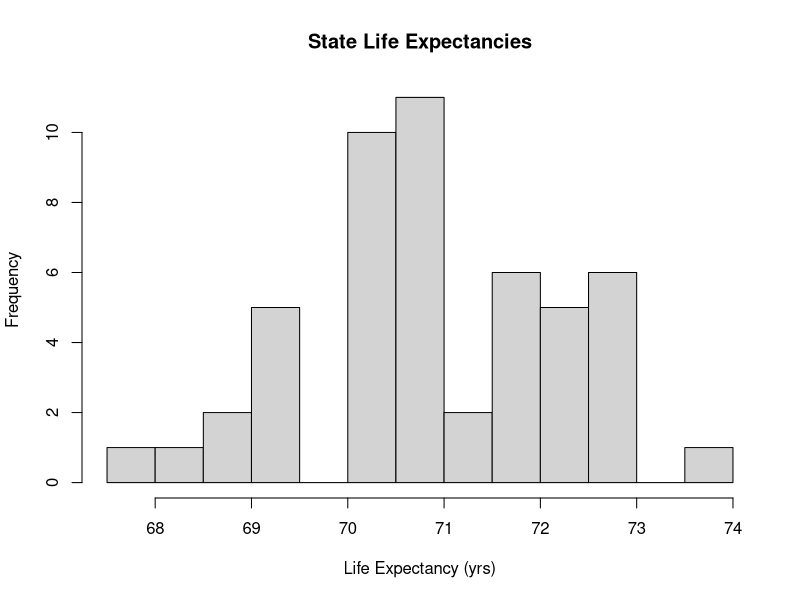
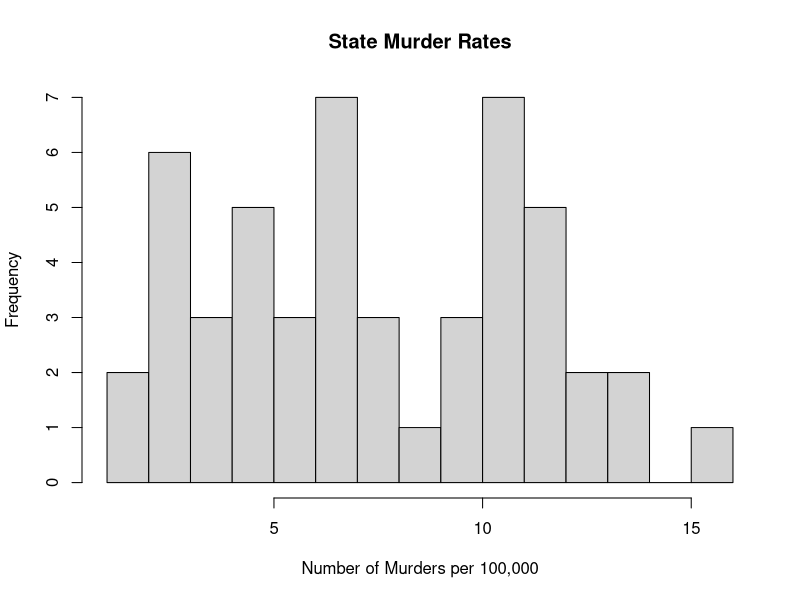
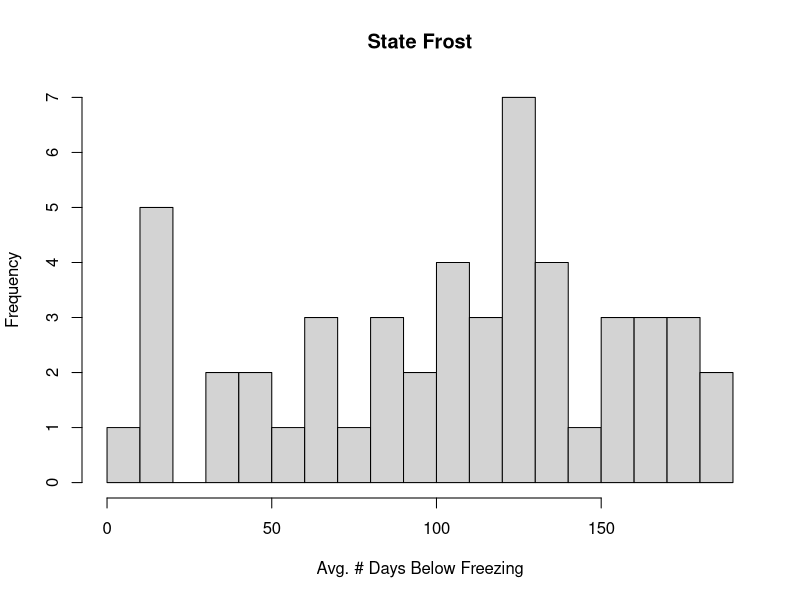
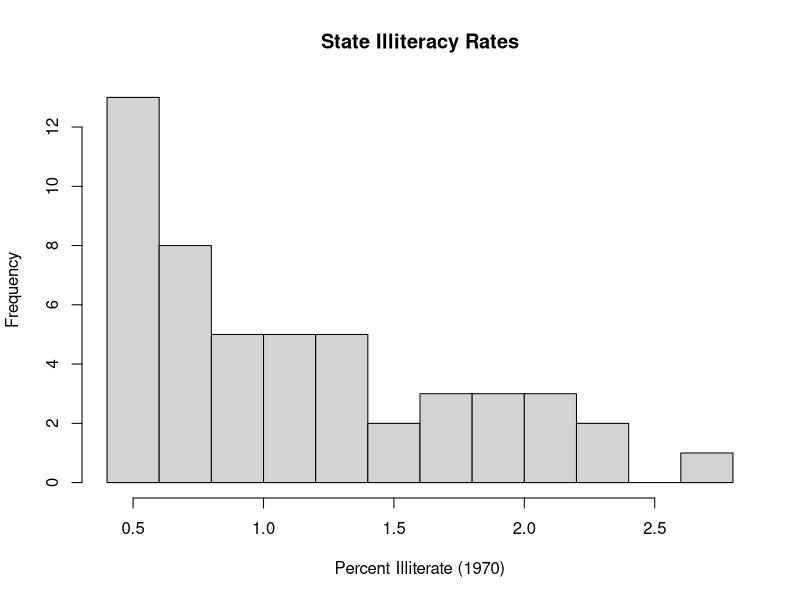
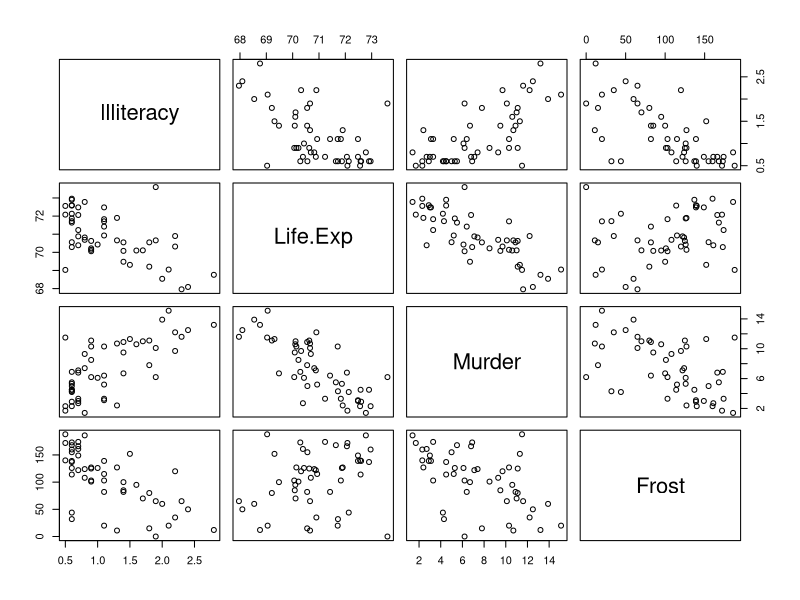
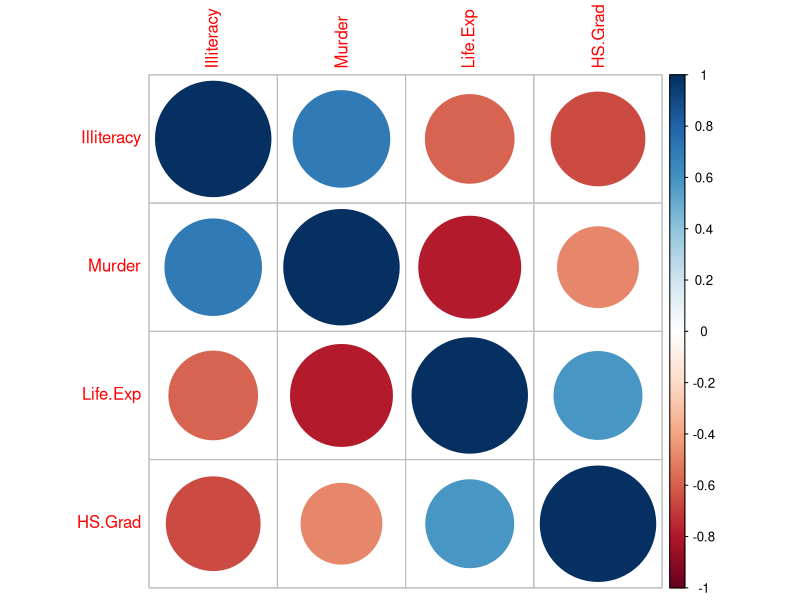

The R script that drew these images, in order: (Note: this script raises an error after producing the figures.)
# Working with state.x77 data; make it a data frame
state.x77
dat <- data.frame(state.x77)

# Examine the univariate distribution of the outcome variable
hist(dat$Life.Exp, 
     breaks = 15,
     xlab = "Life Expectancy (yrs)", 
     main = "State Life Expectancies")
# And predictor variables
hist(dat$Murder, 
     breaks = 15,
     xlab = "Number of Murders per 100,000", 
     main = "State Murder Rates")
hist(dat$Frost, 
     breaks = 15,
     xlab = "Avg. # Days Below Freezing", 
     main = "State Frost")
hist(dat$Illiteracy,
     breaks = 15,
     xlab = "Percent Illiterate (1970)", 
     main = "State Illiteracy Rates")

# Create pairwise scatterplots
plot(dat[,c(3, 4, 5, 7)])

# Print the correlation matrix, rounded to two dec places
(c1 <- round(cor(dat[,c(3,4,5,6)]), 2))

# Create an ordered correlogram
library(corrplot)
corrplot(corr = c1, 
         method = "circle", 
         order = "hclust")

# Fit a multiple regression model by regressing life expectancy
# on murder, illiteracy, and frost.
lm1 <- lm(Life.Exp ~ Murder + Illiteracy + Frost, data = dat)

# Load package car for diagnostics
library(car)

# Residual normality
# QQ plot
qqPlot(lm1)

# Histogram of residuals with normal curve overlay
hist(lm1$residuals, freq = FALSE)
curve(dnorm(x, mean = mean(lm1$residuals), sd = sd(lm1$residuals)),
      add = TRUE, lwd = 2, col = 3)

# Linearity
# Plot studentized residuals by fitted values
residualPlot(lm1, type = "rstudent")

# Or get studentized residuals from studres() from package MASS
# and plot 
library(MASS)
plot(x = lm1$fitted.values, 
     y = studres(lm1),
     xlab = "Fitted Values",
     ylab = "Studentized Residuals")

# Check component + residual plots
crPlot(lm1, variable = "Murder")
crPlot(lm1, variable = "Frost")
crPlot(lm1, variable = "Illiteracy")

# Variance inflation factors for multicollinearity
vif(lm1)

# These could also be calculated by getting the R^2 
# from regression one predictor on the rest.
(R_sq_murder <- summary(lm(Murder ~ Frost + Illiteracy, data = dat))$r.squared)
(vif_murder <- 1/(1 - R_sq_murder))

# Constant variance assumption
residualPlot(lm1, type = "rstudent")

?influencePlot
influencePlot(lm1)

# Finally, interpret the regression coefficients.
summary(lm1)

#####
### Categorical predictor
#####
# Run a new regression to see how diagnostics work with a
# categorical predictor. Add a categorical predictor for state region.
dat <- cbind(dat, state.region)
str(dat)
lm2 <- lm(Life.Exp ~ state.region, data = dat)
summary(lm2)

# The incremental F test to test the categorical factor can 
# be run by fitting an intercept-only model and comparing it
# to the model with the categorical factor using a likelihood
# ratio test via anova(). Note that because the categorical 
# state region factor is the only predictor here, this test
# result is identical to the omnibus test result in the summary
# output.
lm0 <- lm(Life.Exp ~ 1, data = dat)
anova(lm0, lm2)

# Default option for unordered factors is to use
# contr.treatment; this is dummy coding.
options()$contrasts

# How can you interpret the three regression slope estimates
# given by summary(lm2)?
# Normality
qqPlot(lm2)

# Linearity - When there is only a categorical predictor that has
# been dummy-coded, there is no need to check linearity because 
# it is trivially satisfied due to the dummy-coding.
residualPlot(lm2, type = "rstudent")

# Constant variance - With a categorical predictor or predictors 
# and no continuous predictors, the constant variance assumption may 
# be evaluated by examining the variances in each group, which should
# be equal. This can be done by calculating sample variances (effect
# sizes), by examining boxplots (visually), or by running Levene's 
# test (statistically). Doing all three of these is a good idea.
# As a rule of thumb, Maxwell, Delaney and Kelley (p. 139) suggest that
# (n_max/n_min) * (s^2_max/s^2_min) > 4 is problematic. That is,
# the product of the ratio of largest to smallest group size and
# the ratio of largest to smallest group sample variance should be
# less than about 4.

# Sample variance by group and group sample sizes
by(data = dat$Life.Exp, INDICES = dat$state.region, FUN = var)
table(dat$state.region)

# Maxwell et al rule of thumb balue of 5.81 suggests 
# heteroskedasticity may be problematic here.
(16/9)*(1.83/0.56)

# Run Levene's test, which is not significant (p = .47),
# so there is no evidence of heteroskedasticity based on 
# the test.
leveneTest(lm2)

# Can also look at boxplots and examine IQRs.
boxplot(Life.Exp ~ state.region, data = dat)

# In any case, if we are concerned we can do a robustness check
# using Welch's ANOVA procedure, which is robust to violation
# of homoskedasticity assumption.
welch1 <- oneway.test(Life.Exp ~ state.region, 
                      data = dat, 
                      var.equal = FALSE)
welch1

# The p-value for the test of the categorical factor via
# regression in lm2 was .00004; whereas the p-value based on
# Welch's test was .0001. Both are significant, so the result
# is robust to potential violation of homoskedasticity here.

#####
## Some further plotting
#####
# Refer to the notes from last class where we fit the 
# following models:
lm1 <- lm(C6R4MSCL ~ 1, data = eclsk)
lm2 <- lm(C6R4MSCL ~ MIRT + 1, data = eclsk)
lm3 <- lm(C6R4MSCL ~ MIRT - 1, data = eclsk)
lm4 <- lm(C6R4MSCL ~ F5SPECS + MIRT, data = eclsk)
lm5 <- lm(C6R4MSCL ~ F5SPECS + MIRT + I(MIRT^2), data = eclsk)
lm6 <- lm(C6R4MSCL ~ F5SPECS + MIRT + I(MIRT^2) + I(MIRT^3), data = eclsk)
lm7 <- lm(C6R4MSCL ~ F5SPECS + MIRT + I(MIRT^2) + I(MIRT^3) + I(MIRT^4), data = eclsk)
lm8 <- lm(C6R4MSCL ~ F5SPECS + MIRT + F5SPECS:MIRT, data = eclsk)
lm9 <- lm(C6R4MSCL ~ F5SPECS + MIRT + I(MIRT^2) + I(MIRT^3) + 
          F5SPECS:MIRT + F5SPECS:I(MIRT^2) + F5SPECS:I(MIRT^3), 
          data = eclsk)

X <- rnorm(1000, mean = 100, sd = 15)
Y <- 10 + 1*X + rnorm(1000, 0, sd = 4)
plot(X, Y)
lm11 <- lm(Y ~ X)
summary(lm11)
library(car)
qqPlot(lm11)
hist(lm11$residuals, breaks = 50)
